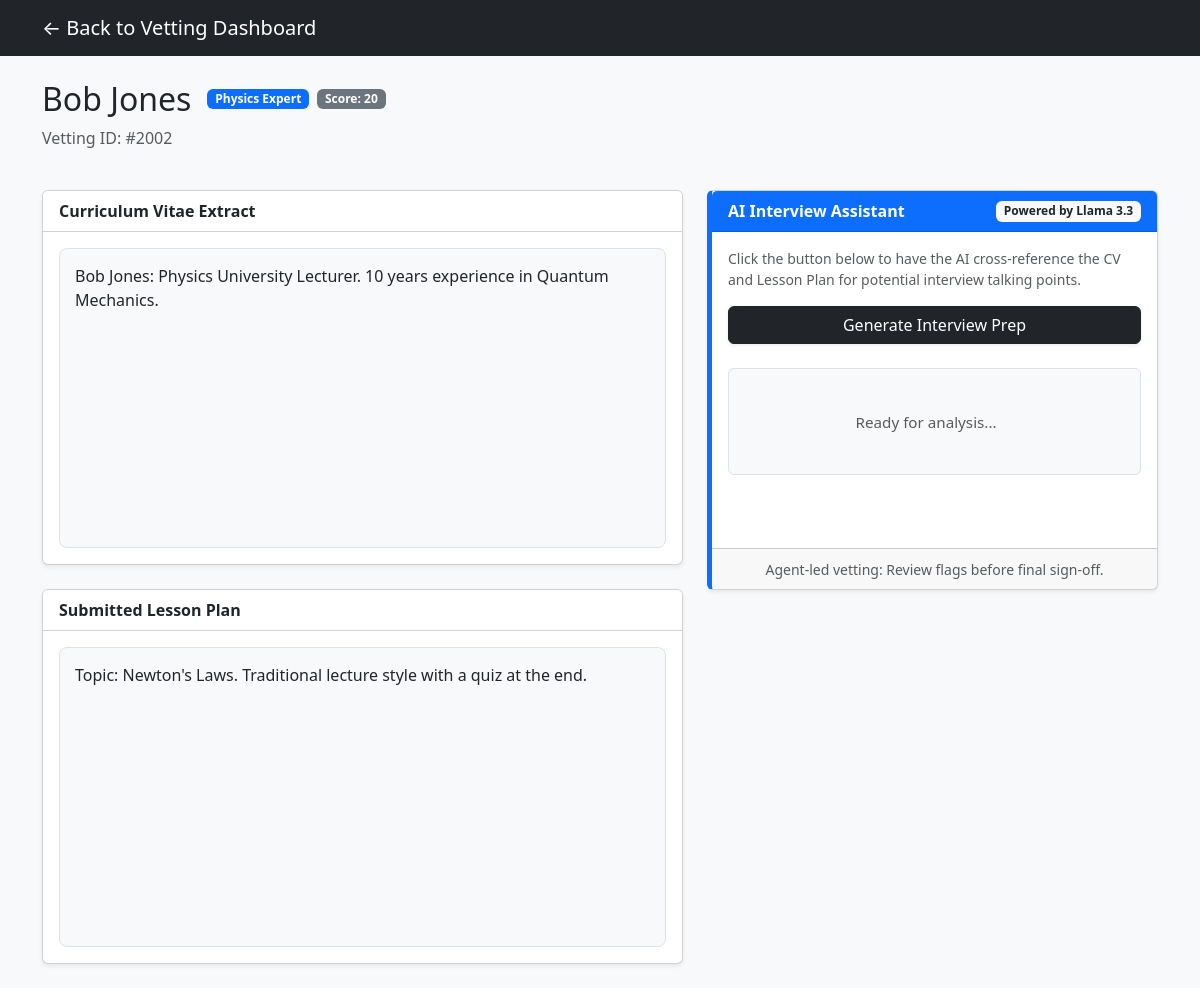
Page /tutor/2 on the earlier database version.
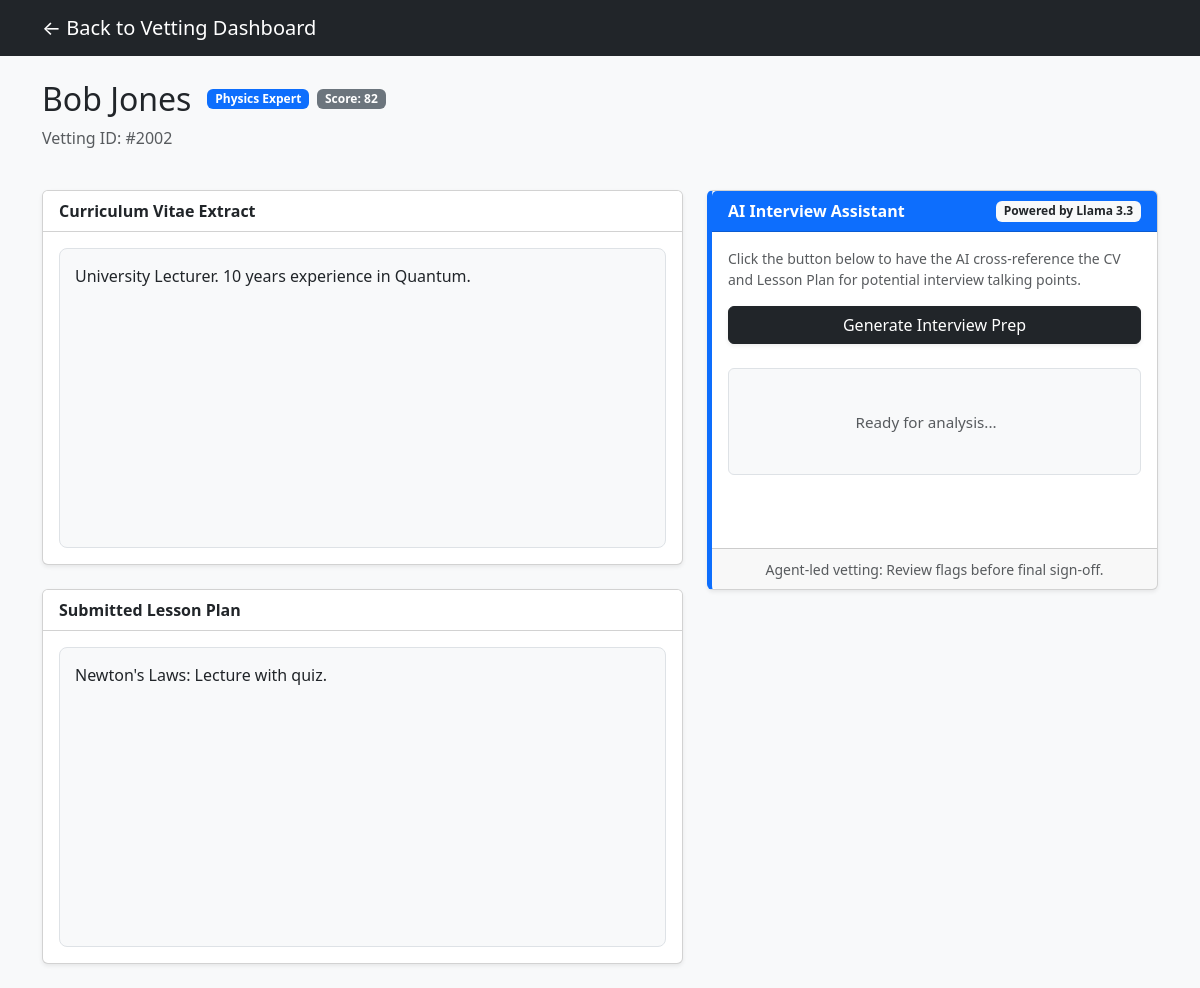
Same page on the later database version.
### models.py (models this page shows)
class Tutor(db.Model):
    id = db.Column(db.Integer, primary_key=True)
    name = db.Column(db.String(100))
    subject = db.Column(db.String(50))
    score = db.Column(db.Float, default=0.0)
    justification = db.Column(db.Text) # For the "Why 87?" blurb
    cv_id = db.Column(db.Integer, db.ForeignKey('document.id'))
    dbs_id = db.Column(db.Integer, db.ForeignKey('document.id'))
    lesson_id = db.Column(db.Integer, db.ForeignKey('document.id'))
    cv = db.relationship('Document', foreign_keys=[cv_id])
    dbs = db.relationship('Document', foreign_keys=[dbs_id])
    lesson = db.relationship('Document', foreign_keys=[lesson_id])

class Document(db.Model):
    id = db.Column(db.Integer, primary_key=True)
    type = db.Column(db.String(20)) # 'CV', 'DBS', 'LESSON'
    content = db.Column(db.Text)    # Synthetic text content

### app.py (the view)
@app.route("/tutor/<int:id>")
def tutor_profile(id):
    tutor = Tutor.query.get_or_404(id)
    return render_template("profile.html", tutor=tutor)

### templates/profile.html (shortened to what this page needs)
<!DOCTYPE html>
<html>
<head>
    <link href="https://cdn.jsdelivr.net/npm/bootstrap@5.3.0/dist/css/bootstrap.min.css" rel="stylesheet">
</head>
<body class="bg-light">
    <nav class="navbar navbar-dark bg-dark mb-4">
        <div class="container">
            <a class="navbar-brand" href="/">← Back to Vetting Dashboard</a>
        </div>
    </nav>
    <div class="container">
        <div class="row mb-4">
            <div class="col-12">
                <div class="d-flex align-items-center">
                    <h2 class="mb-0">{{ tutor.name }}</h2>
                    <span class="badge bg-primary ms-3">{{ tutor.subject }} Expert</span>
                    <span class="badge bg-secondary ms-2">Score: {{ tutor.score|int }}</span>
                </div>
                <p class="text-muted mt-2">Vetting ID: #{{ tutor.id }}00{{ tutor.id }}</p>
            </div>
        </div>
        <div class="row">
            <div class="col-md-7">
                <div class="card shadow-sm mb-4">
                    <div class="card-header bg-white fw-bold">Curriculum Vitae Extract</div>
                    <div class="card-body">
                        <div class="doc-section">
                            {{ tutor.cv.content }}
                        </div>
                    </div>
                </div>
                <div class="card shadow-sm mb-4">
                    <div class="card-header bg-white fw-bold">Submitted Lesson Plan</div>
                    <div class="card-body">
                        <div class="doc-section">
                            {{ tutor.lesson.content }}
                        </div>
                    </div>
                </div>
            </div>
            <div class="col-md-5">
                <div class="card shadow-sm insight-card">
                    <div class="card-header bg-primary text-white fw-bold d-flex justify-content-between align-items-center">
                        AI Interview Assistant
                        <span class="badge bg-light text-dark">Powered by Llama 3.3</span>
                    </div>
                    <div class="card-body">
                        <p class="small text-muted">Click the button below to have the AI cross-reference the CV and Lesson Plan for potential interview talking points.</p>
                        <button class="btn btn-dark w-100 mb-4 shadow-sm" onclick="getInsights({{ tutor.id }})">
                            Generate Interview Prep
                        </button>
                        <div id="insights-box" class="p-3 bg-light rounded border" style="white-space: pre-wrap; font-size: 0.95rem; line-height: 1.6;">
                            <span class="text-muted italic">Ready for analysis...</span>
                        </div>
                    </div>
                    <div class="card-footer text-center">
                        <small class="text-muted">Agent-led vetting: Review flags before final sign-off.</small>
                    </div>
                </div>
            </div>
        </div>
    </div>
</body>
</html>

Differences in the rows shown:
changed Tutor "Bob Jones": score "20" → "82"
changed Document: cv.content "Bob Jones: Physics University Lecturer. 10 years experience in Quantum Mechanics." → "University Lecturer. 10 years experience in Quantum."
changed Document: lesson.content "Topic: Newton's Laws. Traditional lecture style with a quiz at the end." → "Newton's Laws: Lecture with quiz."
